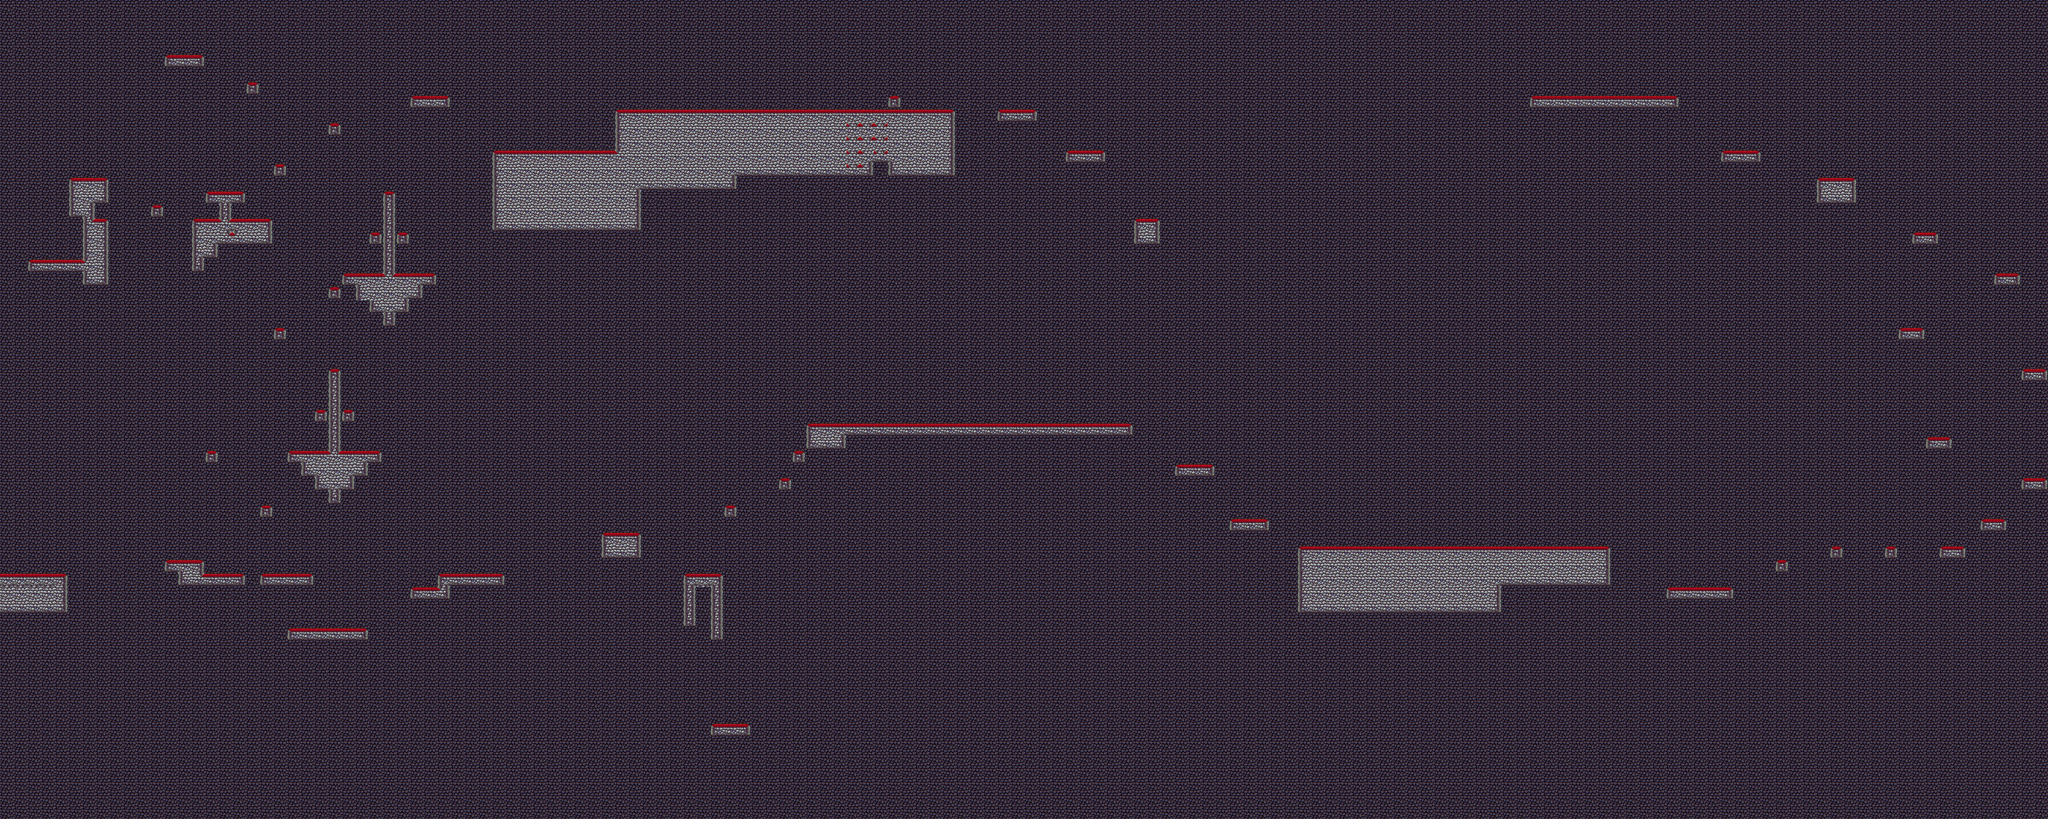

The image is a tile-based game level rendered from a .tmx file. Its description and source (layers, tilesets, objects; grid data summarised) follow:
An orthogonal 150x60 tile map with 64x64 px tiles, 1 tile layer (Tile Layer 1).

<map version="1.0" orientation="orthogonal" renderorder="right-down" width="150" height="60" tilewidth="64" tileheight="64" nextobjectid="1">
 <tileset firstgid="1" name="redrocks" tilewidth="64" tileheight="64">
  <image source="redrocks.png" width="512" height="384" />
 </tileset>
 <imagelayer name="Image Layer 1">
  <image source="../SideScrollerRoom/Cemetery.png" />
  <properties>
   <property name="imageheight" value="720" />
   <property name="imagewidth" value="1280" />
  </properties>
 </imagelayer>
 <layer name="Tile Layer 1" width="150" height="60">
  <properties>
   <property name="collidable" value="true" />
  </properties>
  <data>[9000 cells, 9000 non-empty, 37 distinct tile ids]</data>
 </layer>
</map>